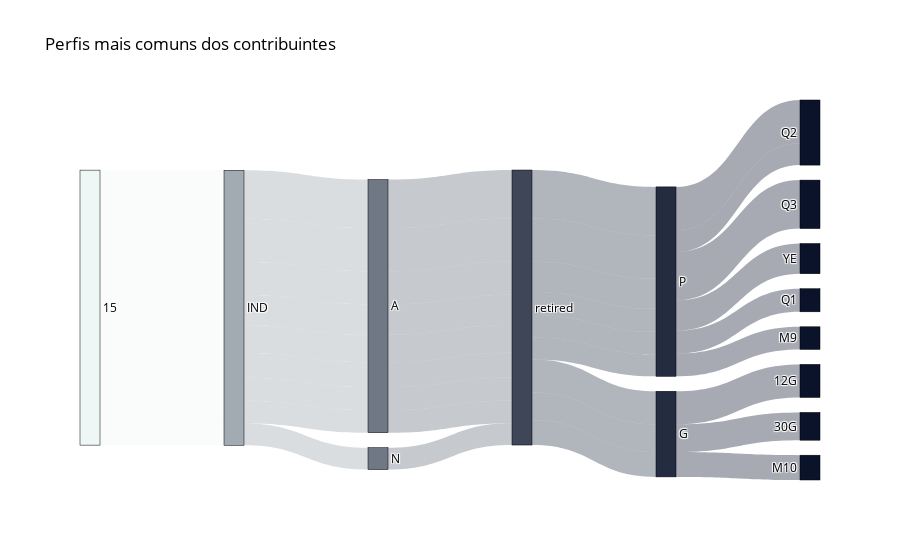

The notebook cell saved with this chart:
### Code cell
#@title .

sankey = sankey[['transaction_tp', 'entity_tp', 'amndt_ind',
                 'occupation', 'transaction_pgi', 'rpt_tp', 'counts']]

original_attributes = ['transaction_tp', 'entity_tp', 'amndt_ind',
                       'occupation', 'transaction_pgi', 'rpt_tp']

display_attributes = ['Tipo de Transação', 'Tipo de Entidade', 'Indicador de Emenda',
                      'Ocupação', 'Etapa do Ciclo Eleitoral', 'Tipo de Relatório']

attribute_name_mapping = dict(zip(original_attributes, display_attributes))


node_labels = []
node_colors = []
node_attrs = []
node_indices = {}
color_palette = ["#eff7f6", "#a3abb2", "#707885", "#3e4658", "#242c42", "#0b132b",
                 "#2a3c56", "#354964", "#3a506b", "#57b1b1", "#63d8cd", "#6fffe9"]


attr_colors = {attr: color_palette[i % len(color_palette)] for i, attr in enumerate(original_attributes)}

current_index = 0
for attr in original_attributes:
    values = sankey[attr].unique()
    for val in values:
        node_name = str(val)
        if node_name not in node_indices:
            node_indices[node_name] = current_index
            node_labels.append(node_name)
            node_colors.append(attr_colors[attr])

            node_attrs.append(attribute_name_mapping[attr])
            current_index += 1


links = []
node_in_counts = {index: 0 for index in range(len(node_labels))}
node_out_counts = {index: 0 for index in range(len(node_labels))}

for _, row in sankey.iterrows():
    counts = row['counts']
    for i in range(len(original_attributes) - 1):
        source_attr = original_attributes[i]
        target_attr = original_attributes[i + 1]
        source_node = str(row[source_attr])
        target_node = str(row[target_attr])

        source_index = node_indices[source_node]
        target_index = node_indices[target_node]


        base_color = node_colors[source_index]
        link_color = base_color.replace('#', '0x')
        rgb_color = tuple(int(link_color[i:i+2], 16) for i in (2, 4, 6))
        rgba_color = f'rgba({rgb_color[0]}, {rgb_color[1]}, {rgb_color[2]}, 0.4)'

        links.append({
            'source': source_index,
            'target': target_index,
            'value': counts,
            'color': rgba_color
        })

        node_out_counts[source_index] += counts
        node_in_counts[target_index] += counts

node_counts = {}
for node_index in range(len(node_labels)):
    node_counts[node_index] = max(node_in_counts[node_index], node_out_counts[node_index])

sankey_nodes = {
    'label': node_labels,
    'color': node_colors,
    'customdata': list(zip(
        node_attrs,
        [node_counts[index] for index in range(len(node_labels))]
    )),
    'hovertemplate': '%{customdata[0]}: %{label}<br>Número de contribuintes: %{customdata[1]}<extra></extra>'
}

sankey_links = {
    'source': [link['source'] for link in links],
    'target': [link['target'] for link in links],
    'value': [link['value'] for link in links],
    'color': [link['color'] for link in links],
    'hovertemplate': (
        'Origem: %{source.label}<br>' +
        'Destino: %{target.label}<br>' +
        'Número de contribuintes: %{value}<extra></extra>'
    )
}

fig = go.Figure(go.Sankey(
    arrangement='snap',
    node=dict(
        pad=15,
        thickness=20,
        line=dict(color="black", width=0.5),
        label=sankey_nodes['label'],
        color=sankey_nodes['color'],
        customdata=sankey_nodes['customdata'],
        hovertemplate=sankey_nodes['hovertemplate']
    ),
    link=dict(
        source=sankey_links['source'],
        target=sankey_links['target'],
        value=sankey_links['value'],
        color=sankey_links['color'],
        hovertemplate=sankey_links['hovertemplate']
    )
))

# Título do gráfico
fig.update_layout(
    title_text="Perfis mais comuns dos contribuintes",
    font_size=12,
    paper_bgcolor="rgba(0,0,0,0)",
    font_color='black'
)

# Exibir o Sankey Diagram
fig.show()

### Figure 1 — Plotly figure (JSON) as saved in the notebook; plotly's stock layout.template omitted (floating-point values rounded to 4 significant figures)
{"data": [{"arrangement": "snap", "link": {"color": ["rgba(239, 247, 246, 0.4)", "rgba(163, 171, 178, 0.4)", "rgba(112, 120, 133, 0.4)", "rgba(62, 70, 88, 0.4)", "rgba(36, 44, 66, 0.4)", "rgba(239, 247, 246, 0.4)", "rgba(163, 171, 178, 0.4)", "rgba(112, 120, 133, 0.4)", "rgba(62, 70, 88, 0.4)", "rgba(36, 44, 66, 0.4)", "rgba(239, 247, 246, 0.4)", "rgba(163, 171, 178, 0.4)", "rgba(112, 120, 133, 0.4)", "rgba(62, 70, 88, 0.4)", "rgba(36, 44, 66, 0.4)", "rgba(239, 247, 246, 0.4)", "rgba(163, 171, 178, 0.4)", "rgba(112, 120, 133, 0.4)", "rgba(62, 70, 88, 0.4)", "rgba(36, 44, 66, 0.4)", "rgba(239, 247, 246, 0.4)", "rgba(163, 171, 178, 0.4)", "rgba(112, 120, 133, 0.4)", "rgba(62, 70, 88, 0.4)", "rgba(36, 44, 66, 0.4)", "rgba(239, 247, 246, 0.4)", "rgba(163, 171, 178, 0.4)", "rgba(112, 120, 133, 0.4)", "rgba(62, 70, 88, 0.4)", "rgba(36, 44, 66, 0.4)", "rgba(239, 247, 246, 0.4)", "rgba(163, 171, 178, 0.4)", "rgba(112, 120, 133, 0.4)", "rgba(62, 70, 88, 0.4)", "rgba(36, 44, 66, 0.4)", "rgba(239, 247, 246, 0.4)", "rgba(163, 171, 178, 0.4)", "rgba(112, 120, 133, 0.4)", "rgba(62, 70, 88, 0.4)", "rgba(36, 44, 66, 0.4)", "rgba(239, 247, 246, 0.4)", "rgba(163, 171, 178, 0.4)", "rgba(112, 120, 133, 0.4)", "rgba(62, 70, 88, 0.4)", "rgba(36, 44, 66, 0.4)"], "hovertemplate": "Origem: %{source.label}<br>Destino: %{target.label}<br>Número de contribuintes: %{value}<extra></extra>", "source": [0, 1, 2, 4, 5, 0, 1, 2, 4, 5, 0, 1, 2, 4, 6, 0, 1, 2, 4, 5, 0, 1, 2, 4, 6, 0, 1, 2, 4, 6, 0, 1, 2, 4, 5, 0, 1, 2, 4, 5, 0, 1, 3, 4, 5], "target": [1, 2, 4, 5, 7, 1, 2, 4, 5, 8, 1, 2, 4, 6, 9, 1, 2, 4, 5, 10, 1, 2, 4, 6, 11, 1, 2, 4, 6, 12, 1, 2, 4, 5, 13, 1, 2, 4, 5, 14, 1, 3, 4, 5, 8], "value": [1968, 1968, 1968, 1968, 1968, 1756, 1756, 1756, 1756, 1756, 1342, 1342, 1342, 1342, 1342, 1227, 1227, 1227, 1227, 1227, 1128, 1128, 1128, 1128, 1128, 1008, 1008, 1008, 1008, 1008, 937, 937, 937, 937, 937, 918, 918, 918, 918, 918, 889, 889, 889, 889, 889]}, "node": {"color": ["#eff7f6", "#a3abb2", "#707885", "#707885", "#3e4658", "#242c42", "#242c42", "#0b132b", "#0b132b", "#0b132b", "#0b132b", "#0b132b", "#0b132b", "#0b132b", "#0b132b"], "customdata": [["Tipo de Transação", 11173], ["Tipo de Entidade", 11173], ["Indicador de Emenda", 10284], ["Indicador de Emenda", 889], ["Ocupação", 11173], ["Etapa do Ciclo Eleitoral", 7695], ["Etapa do Ciclo Eleitoral", 3478], ["Tipo de Relatório", 1968], ["Tipo de Relatório", 2645], ["Tipo de Relatório", 1342], ["Tipo de Relatório", 1227], ["Tipo de Relatório", 1128], ["Tipo de Relatório", 1008], ["Tipo de Relatório", 937], ["Tipo de Relatório", 918]], "hovertemplate": "%{customdata[0]}: %{label}<br>Número de contribuintes: %{customdata[1]}<extra></extra>", "label": ["15", "IND", "A", "N", "retired", "P", "G", "Q3", "Q2", "12G", "YE", "30G", "M10", "Q1", "M9"], "line": {"color": "black", "width": 0.5}, "pad": 15, "thickness": 20}, "type": "sankey"}], "layout": {"font": {"color": "black", "size": 12}, "paper_bgcolor": "rgba(0,0,0,0)", "title": {"text": "Perfis mais comuns dos contribuintes"}}}
